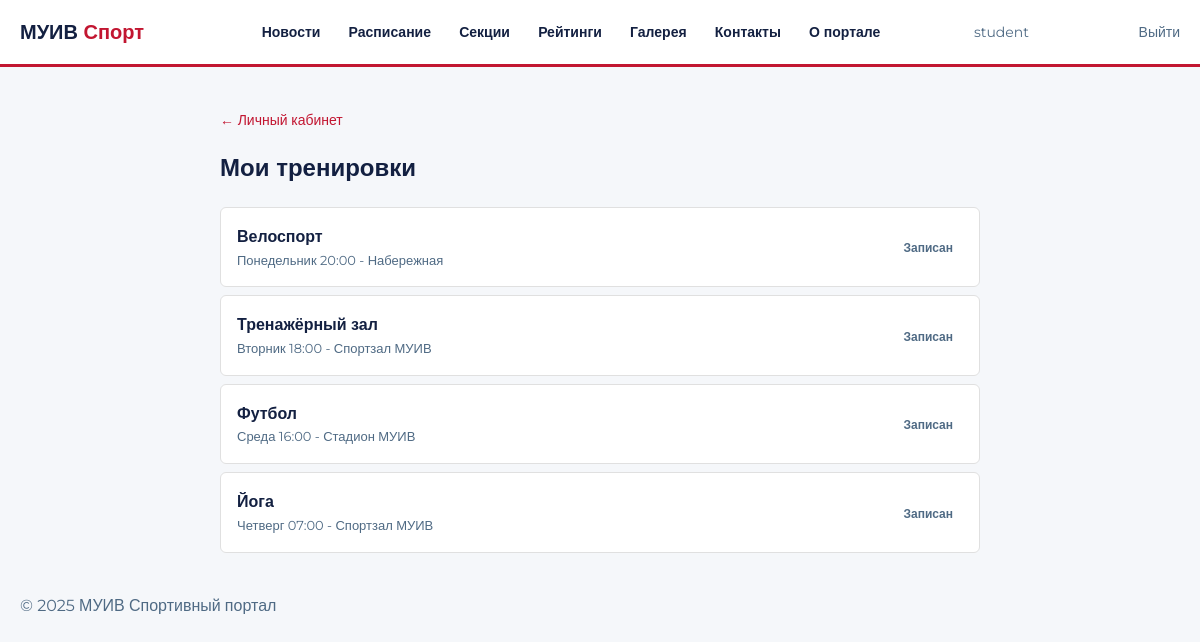
The page /profile/trainings/ (signed in) on the database as committed earlier.
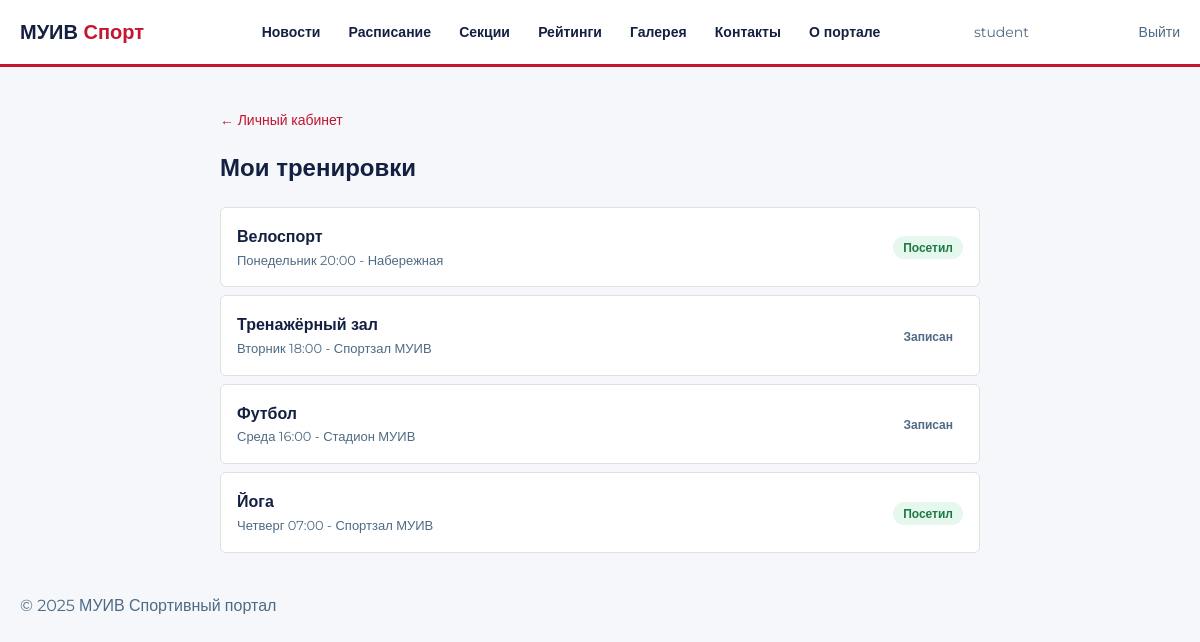
The same page on the database as committed later.
### main/models.py (models this page shows, shortened)
class TrainingRecord(models.Model):
    user     = models.ForeignKey(User, on_delete=models.CASCADE, verbose_name='Студент')
    training = models.ForeignKey(Training, on_delete=models.CASCADE, verbose_name='Тренировка')
    created  = models.DateTimeField(auto_now_add=True, verbose_name='Дата записи')
    attended = models.BooleanField(default=False, verbose_name='Явился')
    class Meta:
        verbose_name        = 'Запись на тренировку'
        verbose_name_plural = 'Записи на тренировки'
        unique_together     = ('user', 'training')

class Training(models.Model):
    DAYS = [
        ('mon', 'Понедельник'),
        ('tue', 'Вторник'),
        ('wed', 'Среда'),
        ('thu', 'Четверг'),
        ('fri', 'Пятница'),
        ('sat', 'Суббота'),
        ('sun', 'Воскресенье'),
    ]
    TYPES = [
        ('home',    'Индивидуальная'),
        ('gym',     'Тренажёрный зал'),
        ('section', 'Секция'),
        ('workout', 'Воркаут'),
    ]
    sport      = models.ForeignKey(Sport, on_delete=models.CASCADE, verbose_name='Вид спорта')
    type       = models.CharField(max_length=20, choices=TYPES, default='section', verbose_name='Тип')
    day        = models.CharField(max_length=3, choices=DAYS, verbose_name='День недели')
    time_start = models.TimeField(verbose_name='Начало')
    time_end   = models.TimeField(verbose_name='Конец')
    location   = models.CharField(max_length=200, blank=True, verbose_name='Место')
    capacity   = models.PositiveIntegerField(default=20, verbose_name='Мест всего')
    notes      = models.TextField(blank=True, verbose_name='Описание / задание')
    class Meta:
        verbose_name        = 'Тренировка'
        verbose_name_plural = 'Расписание'
        ordering            = ['day', 'time_start']

class Sport(models.Model):
    name        = models.CharField(max_length=100, verbose_name='Название')
    description = models.TextField(verbose_name='Описание')
    class Meta:
        verbose_name        = 'Вид спорта'
        verbose_name_plural = 'Виды спорта'
    def __str__(self):
        return self.name

### main/views.py (the view)
# urls.py: path('profile/trainings/', views.profile_trainings, name='profile_trainings'),
@login_required
def profile_trainings(request):
    records = TrainingRecord.objects.filter(user=request.user)
    return render(request, 'profile/trainings.html', {'records': records})

### templates/profile/trainings.html (shortened to what this page needs)
{% extends 'base.html' %}
{% block content %}
<div style="max-width: 800px; margin: 40px auto; padding: 0 20px;">
  <a href="/profile/" style="font-size: 14px;">← Личный кабинет</a>
  <h2 style="margin-top: 16px;">Мои тренировки</h2>
  <div style="margin-top: 20px;">
    {% for record in records %}
      <div style="background: var(--white); border: 1px solid var(--border); border-radius: 6px; padding: 16px; margin-bottom: 8px; display: flex; align-items: center; justify-content: space-between;">
        <div>
          <div style="font-weight: 600;">{{ record.training.sport }}</div>
          <div style="font-size: 13px; color: var(--muted);">{{ record.training.get_day_display }} {{ record.training.time_start|time:"H:i" }} - {{ record.training.location }}</div>
        </div>
        <div>
          {% if record.attended %}
            <span style="background: #e6f7ee; color: #1d7a44; padding: 4px 10px; border-radius: 999px; font-size: 12px; font-weight: 600;">Посетил</span>
          {% else %}
            <span style="background: var(--tint); color: var(--muted); padding: 4px 10px; border-radius: 999px; font-size: 12px; font-weight: 600;">Записан</span>
          {% endif %}
        </div>
      </div>
    {% empty %}
      <p>Вы ещё не записаны ни на одну тренировку</p>
    {% endfor %}
  </div>
</div>
{% endblock %}

### templates/base.html (shortened to what this page needs)
{% load static %}
<!DOCTYPE html>
<html lang="ru">
<head>
  <link rel="stylesheet" href="{% static 'css/style.css' %}">
</head>
<body>
  <div style="background: var(--white); border-bottom: 3px solid var(--red); padding: 16px 0;">
    <div class="container" style="display: flex; align-items: center; justify-content: space-between;">
      <a href="/" style="font-size: 20px; font-weight: 700; color: var(--dark);">МУИВ <span style="color: var(--red);">Спорт</span></a>
      <nav>
        <a href="/news/" style="margin-left: 24px; font-size: 14px; font-weight: 600; color: var(--dark);">Новости</a>
        <a href="/schedule/" style="margin-left: 24px; font-size: 14px; font-weight: 600; color: var(--dark);">Расписание</a>
        <a href="/sports/" style="margin-left: 24px; font-size: 14px; font-weight: 600; color: var(--dark);">Секции</a>
        <a href="/ratings/" style="margin-left: 24px; font-size: 14px; font-weight: 600; color: var(--dark);">Рейтинги</a>
        <a href="/gallery/" style="margin-left: 24px; font-size: 14px; font-weight: 600; color: var(--dark);">Галерея</a>
        <a href="/contacts/" style="margin-left: 24px; font-size: 14px; font-weight: 600; color: var(--dark);">Контакты</a>
        <a href="/about/" style="margin-left: 24px; font-size: 14px; font-weight: 600; color: var(--dark);">О портале</a>
      </nav>
      {% if user.is_authenticated %}
        <a href="/profile/" style="font-size: 14px; color: var(--muted);">{{ user.username }}</a>
        <a href="/accounts/logout/" style="font-size: 14px; color: var(--muted); margin-left: 16px;">Выйти</a>
      {% else %}
        <a href="/accounts/login/" style="padding: 8px 20px; background: var(--red); color: var(--white); border-radius: 4px; font-size: 14px; font-weight: 600;">Войти</a>
      {% endif %}
    </div>
  </div>
  {% block content %}{% endblock %}
  <footer>
    <div class="container">
      <p>© 2025 МУИВ Спортивный портал</p>
    </div>
  </footer>
</body>
</html>

### static/css/style.css (style rules this page uses)
:root { --red: #C21631; --dark: #132041; --muted: #4F6A84; --border: #E0E0E0; --bg: #F5F7FA; --white: #FFFFFF; }
* { box-sizing: border-box; margin: 0; padding: 0; }
body { font-family: 'Montserrat', sans-serif; font-size: 16px; color: var(--dark); background: var(--bg); line-height: 1.6; }
.container { max-width: 1200px; margin: 0 auto; padding: 0 20px; }
h1, h2, h3 { font-weight: 700; margin-bottom: 16px; }
p { color: var(--muted); margin-bottom: 12px; }
a { color: var(--red); text-decoration: none; }

Rows that differ between the two databases and show on the page:
changed TrainingRecord "Велоспорт": attended "Записан" → "Посетил"
changed TrainingRecord "Йога": attended "Записан" → "Посетил"
